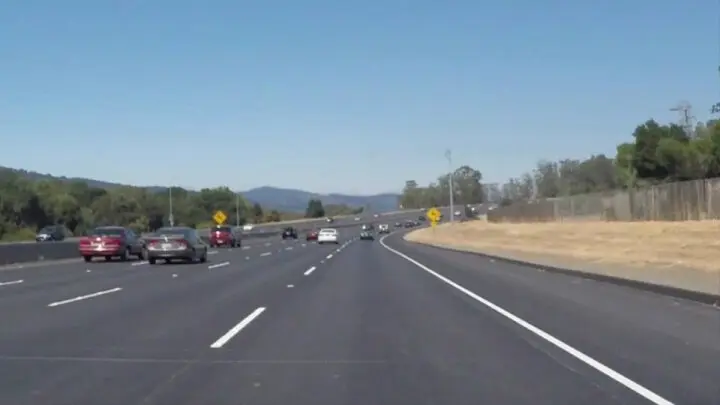
//> input picture img/img.webp, 720 x 405 px
$ ./findlanes ../img/img.webp   (built with g++ and OpenCV 4)
//> lines starting //> are read from the running program, lines starting //| are printed output that depends on the picture; after the words box and inside, x2 and y2 are one past the last pixel; in counts of white or black regions, pixels touching at a corner belong together
#include <cmath>
#include <iostream>
#include <opencv2/core.hpp>
#include <opencv2/highgui/highgui.hpp>
#include <opencv2/imgcodecs.hpp>
#include <opencv2/imgproc/imgproc.hpp>
#include <opencv2/opencv.hpp>
#include <vector>

int main(int argc, const char* argv[]) {
  if (argc != 2) {
    std::cerr << "usage\n";
    std::cerr << "/bin/opencv ../../img/img.webp";
    return -1;
  }
  cv::Mat img_original = cv::imread(argv[1]);
//> img_original is the input picture: 405 rows x 720 cols, CV_8UC3; mean B, G, R 148.1, 134.8, 118.6
  cv::Mat img_gray, img_gauss, img_canny, img_res;
  img_original.copyTo(img_res);
  // 1. Convert to gray
  cv::cvtColor(img_original, img_gray, cv::COLOR_RGB2GRAY);
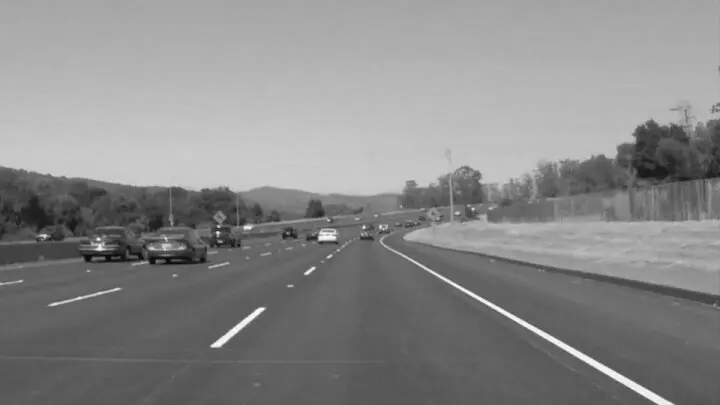
//> img_gray: 405 rows x 720 cols, CV_8UC1; min 1, max 255, mean 136.9

  // 2. Convert to gaussian
  cv::Size ksize = cv::Size(5, 5);
  double sigma_x = 0.0;
  double sigma_y = 0.0;
  cv::GaussianBlur(img_gray, img_gauss, ksize, sigma_x, sigma_y);

  // 3. Canny
  double min_thresh = 128.0;
  double max_thresh = 130.0;
  int aperture = 3;
  cv::Canny(img_gauss, img_canny, min_thresh, max_thresh, aperture);
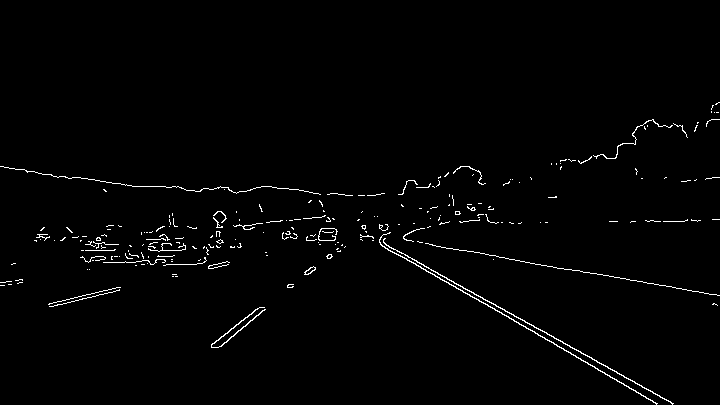
//> img_canny: 405 rows x 720 cols, CV_8UC1; 1.4% white in thin lines or dots, all inside (x1, y1, x2, y2) = (0, 102, 720, 405)

  // 4. Region of Interest
  cv::Mat mask =
      cv::Mat::zeros(img_canny.rows, img_canny.cols, img_canny.channels());
  int x_size = img_canny.cols;
//> x_size = 720
  int y_size = img_canny.rows;
//> y_size = 405
  int x_a = int(x_size * 0.5);
//> x_a = 360
  int x_b = int(x_size * 0.05);
//> x_b = 36
  int y_a = int(y_size * 0.62);
//> y_a = 251

  // https://docs.opencv.org/3.4/d3/d96/tutorial_basic_geometric_drawing.html
//> (the run ends here: the program needs code that is not available in this run, at `std::vector<std::vector<cv::point>> ppt`)
